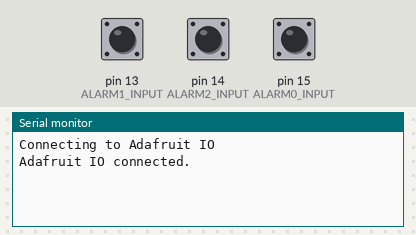
A sketch run on a simulated Arduino Uno, built with avr-gcc and run on an emulated ATmega328P. On the bench: the last lines printed to the serial monitor. The inputs (shaded band) are chosen by the test bench; at power-on: pin 13 (ALARM1_INPUT) HIGH, pin 14 (ALARM2_INPUT) HIGH, pin 15 (ALARM0_INPUT) HIGH.

Above: at 2.7 s.
2.8 s: pin 13 (ALARM1_INPUT) pulled LOW for 3.2 s
At 6.0 s:
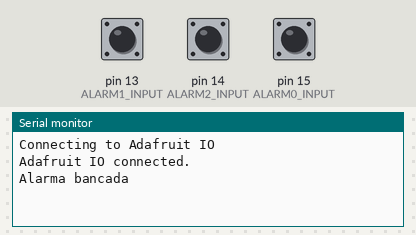
8.6 s: pin 14 (ALARM2_INPUT) pulled LOW for 3.2 s
At 11.5 s:
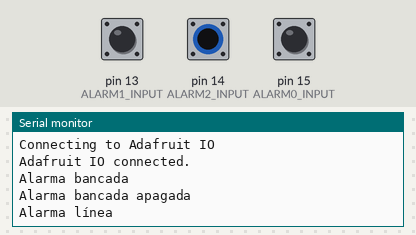
15.2 s: pin 15 (ALARM0_INPUT) pulled LOW for 3.2 s
At 17.8 s:
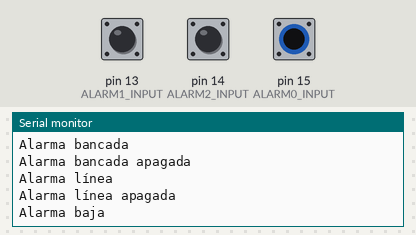

The sketch:

esp32_publisher2_V1.ino
```cpp
#include "config.h"

int count = 0;

// Conexión al feed de Adafruit IO
AdafruitIO_Feed *centralfeed = io.feed("Central_de_gases");

// Tiempos para debounce
unsigned long lastDebounceTime0 = 0;
unsigned long lastDebounceTime1 = 0;
unsigned long lastDebounceTime2 = 0;
const unsigned long debounceDelay = 50;

// Pines y estados del hardware
#define ALARM0_INPUT 15
#define ALARM1_INPUT 13
#define ALARM2_INPUT 14

int lastPinState0 = HIGH;
int lastPinState1 = HIGH;
int lastPinState2 = HIGH;

int currentPinState0 = HIGH;
int currentPinState1 = HIGH;
int currentPinState2 = HIGH;

bool presionBaja = false;
bool presionBancada = false;
bool presionLinea = false;

unsigned long alarmasState = 0;
const long alarmasInterval = 60000;

int cont = 0;

void verificarAlarmas() {

  String estado = "Baja=" + String(presionBaja ? "ER" : "OK") + ";";
  estado += "Bancada=" + String(presionBancada ? "ER" : "OK") + ";";
  estado += "Linea=" + String(presionLinea ? "ER" : "OK");


  centralfeed->save(estado);
  Serial.println("Estado enviado: " + estado);
}

void setup() {
  pinMode(ALARM0_INPUT, INPUT_PULLUP);
  pinMode(ALARM1_INPUT, INPUT_PULLUP);
  pinMode(ALARM2_INPUT, INPUT_PULLUP);

  Serial.begin(115200);
  while (!Serial);

  Serial.print("Connecting to Adafruit IO");

  io.connect();

  while (io.status() < AIO_CONNECTED) {
    Serial.print(".");
    delay(500);
  }

  Serial.println();
  Serial.println(io.statusText());
}

void loop() {
  io.run();

  unsigned long currentMillis = millis();

  // Botón 1: Alarma Baja
  int rbaja = digitalRead(ALARM0_INPUT);
  if (rbaja != lastPinState0) lastDebounceTime0 = currentMillis;
  if ((currentMillis - lastDebounceTime0) > debounceDelay) {
    if (rbaja != currentPinState0) {
      currentPinState0 = rbaja;
      if (currentPinState0 == LOW) {
        Serial.println("Alarma baja");
        presionBaja = true;
      } else {
        presionBaja = false;
        Serial.println("Alarma baja apagada");
      }
    }
  }
  lastPinState0 = rbaja;

  // Botón 2: Alarma Bancada
  int rbancada = digitalRead(ALARM1_INPUT);
  if (rbancada != lastPinState1) lastDebounceTime1 = currentMillis;
  if ((currentMillis - lastDebounceTime1) > debounceDelay) {
    if (rbancada != currentPinState1) {
      currentPinState1 = rbancada;
      if (currentPinState1 == LOW) {
        Serial.println("Alarma bancada");
        presionBancada = true;
      } else {
        presionBancada = false;
        Serial.println("Alarma bancada apagada");
      }
    }
  }
  lastPinState1 = rbancada;

  //Botón 3: Alarma Línea
  int rlinea = digitalRead(ALARM2_INPUT);
  if (rlinea != lastPinState2) lastDebounceTime2 = currentMillis;
  if ((currentMillis - lastDebounceTime2) > debounceDelay) {
    if (rlinea != currentPinState2) {
      currentPinState2 = rlinea;
      if (currentPinState2 == LOW) {
        Serial.println("Alarma línea");
        presionLinea = true;
      } else {
        presionLinea = false;
        Serial.println("Alarma línea apagada");
      }
    }
  }
  lastPinState2 = rlinea;

  // Verificar alarmas periódicamente
  if (currentMillis - alarmasState >= alarmasInterval) {
    verificarAlarmas();
    alarmasState = currentMillis;
  }

  delay(1000);

}
```

config.h
```cpp
/************************ Adafruit IO Config *******************************/

// visit io.adafruit.com if you need to create an account,
// or if you need your Adafruit IO key.
#define IO_USERNAME  "xxxxxxx"
#define IO_KEY       "xxxxxxx"

/******************************* WIFI **************************************/

// the AdafruitIO_WiFi client will work with the following boards:
//   - HUZZAH ESP8266 Breakout -> https://www.adafruit.com/products/2471
//   - Feather HUZZAH ESP8266 -> https://www.adafruit.com/products/2821
//   - Feather HUZZAH ESP32 -> https://www.adafruit.com/product/3405
//   - Feather M0 WiFi -> https://www.adafruit.com/products/3010
//   - Feather WICED -> https://www.adafruit.com/products/3056
//   - Adafruit PyPortal -> https://www.adafruit.com/product/4116
//   - Adafruit Metro M4 Express AirLift Lite ->
//   https://www.adafruit.com/product/4000
//   - Adafruit AirLift Breakout -> https://www.adafruit.com/product/4201
//   - Adafruit AirLift Shield -> https://www.adafruit.com/product/4285
//   - Adafruit AirLift FeatherWing -> https://www.adafruit.com/product/4264

#define WIFI_SSID "xxxxxxx"
#define WIFI_PASS "xxxxxxx"

// uncomment the following line if you are using airlift
// #define USE_AIRLIFT

// uncomment the following line if you are using winc1500
// #define USE_WINC1500

// uncomment the following line if you are using mrk1010 or nano 33 iot
//#define ARDUINO_SAMD_MKR1010

// comment out the following lines if you are using fona or ethernet
#include "AdafruitIO_WiFi.h"

#if defined(USE_AIRLIFT) || defined(ADAFRUIT_METRO_M4_AIRLIFT_LITE) ||         \
    defined(ADAFRUIT_PYPORTAL)
// Configure the pins used for the ESP32 connection
#if !defined(SPIWIFI_SS) // if the wifi definition isnt in the board variant
// Don't change the names of these #define's! they match the variant ones
#define SPIWIFI SPI
#define SPIWIFI_SS 10 // Chip select pin
#define NINA_ACK 9    // a.k.a BUSY or READY pin
#define NINA_RESETN 6 // Reset pin
#define NINA_GPIO0 -1 // Not connected
#endif
AdafruitIO_WiFi io(IO_USERNAME, IO_KEY, WIFI_SSID, WIFI_PASS, SPIWIFI_SS,
                   NINA_ACK, NINA_RESETN, NINA_GPIO0, &SPIWIFI);
#else
AdafruitIO_WiFi io(IO_USERNAME, IO_KEY, WIFI_SSID, WIFI_PASS);
#endif
/******************************* FONA **************************************/

// the AdafruitIO_FONA client will work with the following boards:
//   - Feather 32u4 FONA -> https://www.adafruit.com/product/3027

// uncomment the following two lines for 32u4 FONA,
// and comment out the AdafruitIO_WiFi client in the WIFI section
// #include "AdafruitIO_FONA.h"
// AdafruitIO_FONA io(IO_USERNAME, IO_KEY);

/**************************** ETHERNET ************************************/

// the AdafruitIO_Ethernet client will work with the following boards:
//   - Ethernet FeatherWing -> https://www.adafruit.com/products/3201

// uncomment the following two lines for ethernet,
// and comment out the AdafruitIO_WiFi client in the WIFI section
// #include "AdafruitIO_Ethernet.h"
// AdafruitIO_Ethernet io(IO_USERNAME, IO_KEY);
```

Measured:
- after the input at 2.8 s, the serial monitor: prints a new line after 2.1 s (image 1)
- after the input at 8.6 s, the serial monitor: prints a new line after 1.8 s (image 2)
- after the input at 15.2 s, the serial monitor: prints a new line after 1.8 s (image 3)
